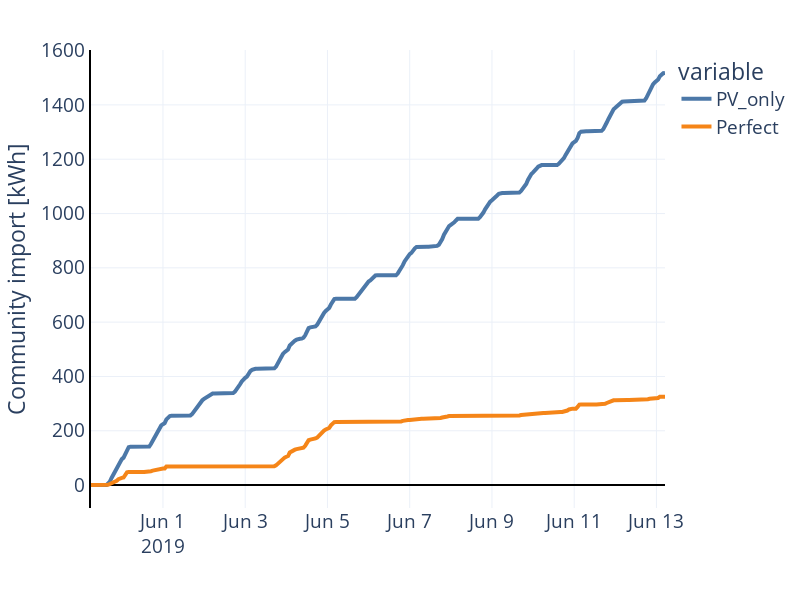

Notebook cell for this chart:
### Code cell
graph = perfect_communityimport_concat.loc[:end].copy()
graph.columns = ["check_perfect"]

graph["Total"] = _individuals.loc[graph.index[0]:graph.index[-1], house_ids].sum(axis=1)
graph["pv_production_kw"] = pv_size * len(house_ids) * _individuals.loc[graph.index[0]:graph.index[-1], "pv_1kw"]
print(f"Check PV size = {pv_size} kWp")

graph["PV_only"] = (graph["Total"] - graph["pv_production_kw"]).clip(lower=0)
graph["Perfect"] = (graph["Total"] - graph["pv_production_kw"] + perfect_schedules_concat.sum(axis=1)).clip(lower=0)

np.testing.assert_almost_equal(
    graph["Perfect"].sum(), graph["check_perfect"].sum(),
    decimal=7, verbose=True)
graph.drop(columns=["Total", "pv_production_kw", "check_perfect"], inplace=True)


graph = graph.cumsum(axis=0) / 4
graph = graph.resample("60T").last()

fig = px.line(graph.loc[:end, ["PV_only", "Perfect"]])

fig.data[0].update(line_width=4)
fig.data[1].update(line_width=4)
fig.update_layout(
    layout,
    height=600,
    width=800,
    showlegend=True,
    xaxis_title="",
    yaxis_title="Community import [kWh]",
    yaxis_showline=True, yaxis_linewidth=2, yaxis_linecolor='black',
    xaxis_showline=False, xaxis_linewidth=2, xaxis_linecolor='black',
    xaxis_tickangle=0)
fig.show()
#fig.write_image(f"results/cumsum_new_objective_func.svg")
#print(graph.tail(1))

### Figure 1 — Plotly figure (JSON) as saved in the notebook; plotly's stock layout.template omitted (floating-point values rounded to 4 significant figures; data arrays with more than 128 entries replaced by an {"elided": "..."} marker saying what was removed)
{"data": [{"hovertemplate": "variable=PV_only<br>Index=%{x}<br>value=%{y}<extra></extra>", "legendgroup": "PV_only", "line": {"color": "#4C78A8", "dash": "solid", "width": 4}, "marker": {"symbol": "circle"}, "mode": "lines", "name": "PV_only", "orientation": "v", "showlegend": true, "type": "scatter", "x": {"elided": "336 str values"}, "xaxis": "x", "y": {"elided": "336 float values"}, "yaxis": "y"}, {"hovertemplate": "variable=Perfect<br>Index=%{x}<br>value=%{y}<extra></extra>", "legendgroup": "Perfect", "line": {"color": "#F58518", "dash": "solid", "width": 4}, "marker": {"symbol": "circle"}, "mode": "lines", "name": "Perfect", "orientation": "v", "showlegend": true, "type": "scatter", "x": {"elided": "336 str values"}, "xaxis": "x", "y": {"elided": "336 float values"}, "yaxis": "y"}], "layout": {"font": {"size": 19}, "height": 600, "legend": {"title": {"text": "variable"}, "tracegroupgap": 0}, "margin": {"b": 10, "l": 20, "r": 50, "t": 50}, "showlegend": true, "width": 800, "xaxis": {"anchor": "y", "autorange": true, "domain": [0, 1], "linecolor": "black", "linewidth": 2, "range": ["2019-05-30 06:00", "2019-06-13 05:00"], "showline": false, "tickangle": 0, "title": {"text": ""}, "type": "date", "zerolinecolor": "black", "zerolinewidth": 2}, "yaxis": {"anchor": "x", "autorange": true, "domain": [0, 1], "linecolor": "black", "linewidth": 2, "range": [-84.32, 1602.0], "showline": true, "title": {"text": "Community import [kWh]"}, "type": "linear", "zerolinecolor": "black", "zerolinewidth": 2}}}
